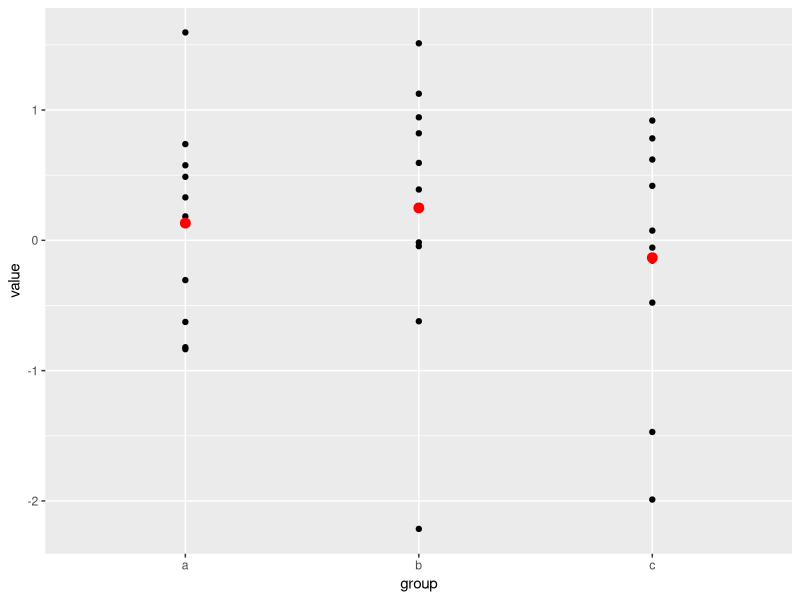
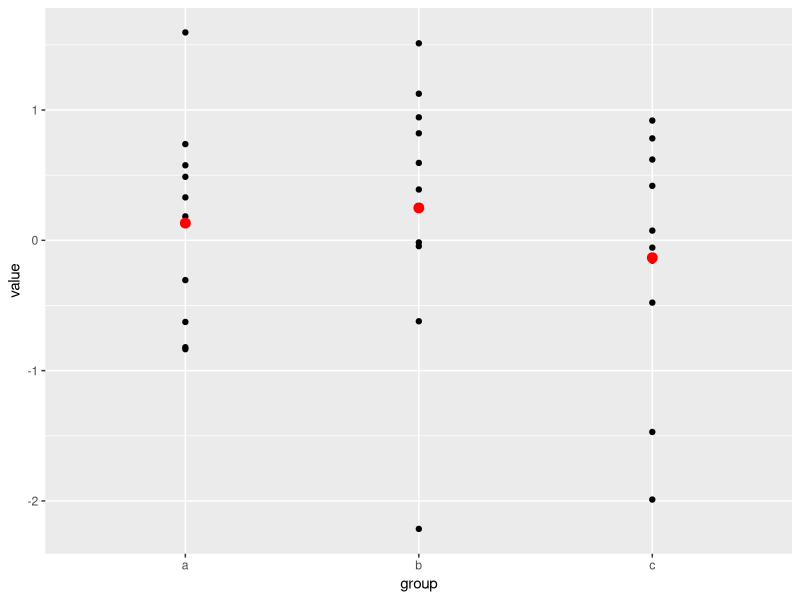
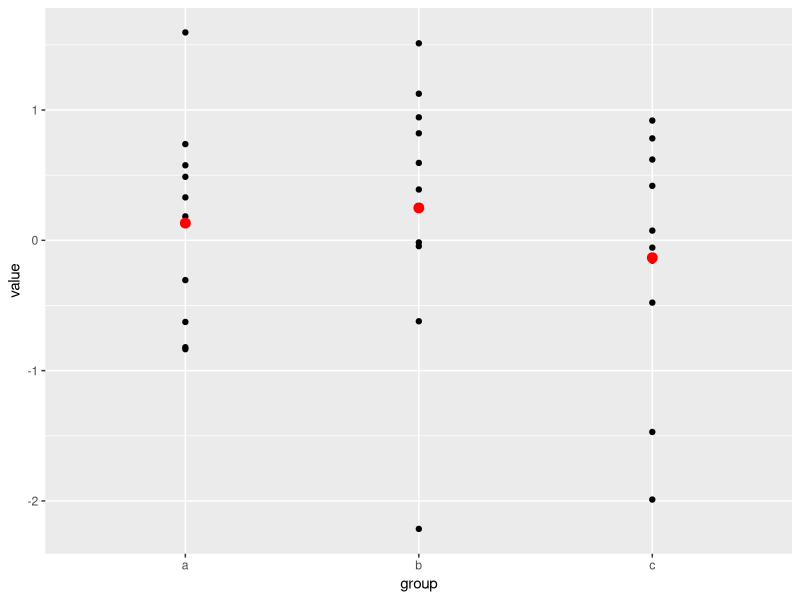

Here is the R script that generated these plots, in order:
# r2py crawler metadata
# package: ggplot2
# source_type: rd_example
# topic: ggplot.Rd
# source_file: C:\Users\bened\AppData\Local\R\win-library\4.5\ggplot2\help
# lines: 57

suppressPackageStartupMessages(library(ggplot2))
# Create a data frame with some sample data, then create a data frame
# containing the mean value for each group in the sample data.
set.seed(1)

sample_df <- data.frame(
  group = factor(rep(letters[1:3], each = 10)),
  value = rnorm(30)
)

group_means_df <- setNames(
  aggregate(value ~ group, sample_df, mean),
  c("group", "group_mean")
)

# The following three code blocks create the same graphic, each using one
# of the three patterns specified above. In each graphic, the sample data
# are plotted in the first layer and the group means data frame is used to
# plot larger red points on top of the sample data in the second layer.

# Pattern 1
# Both the `data` and `mapping` arguments are passed into the `ggplot()`
# call. Those arguments are omitted in the first `geom_point()` layer
# because they get passed along from the `ggplot()` call. Note that the
# second `geom_point()` layer re-uses the `x = group` aesthetic through
# that mechanism but overrides the y-position aesthetic.
ggplot(data = sample_df, mapping = aes(x = group, y = value)) +
  geom_point() +
  geom_point(
    mapping = aes(y = group_mean), data = group_means_df,
    colour = 'red', size = 3
  )

# Pattern 2
# Same plot as above, passing only the `data` argument into the `ggplot()`
# call. The `mapping` arguments are now required in each `geom_point()`
# layer because there is no `mapping` argument passed along from the
# `ggplot()` call.
ggplot(data = sample_df) +
  geom_point(mapping = aes(x = group, y = value)) +
  geom_point(
    mapping = aes(x = group, y = group_mean), data = group_means_df,
    colour = 'red', size = 3
  )

# Pattern 3
# Same plot as above, passing neither the `data` or `mapping` arguments
# into the `ggplot()` call. Both those arguments are now required in
# each `geom_point()` layer. This pattern can be particularly useful when
# creating more complex graphics with many layers using data from multiple
# data frames.
ggplot() +
  geom_point(mapping = aes(x = group, y = value), data = sample_df) +
  geom_point(
    mapping = aes(x = group, y = group_mean), data = group_means_df,
    colour = 'red', size = 3
  )
